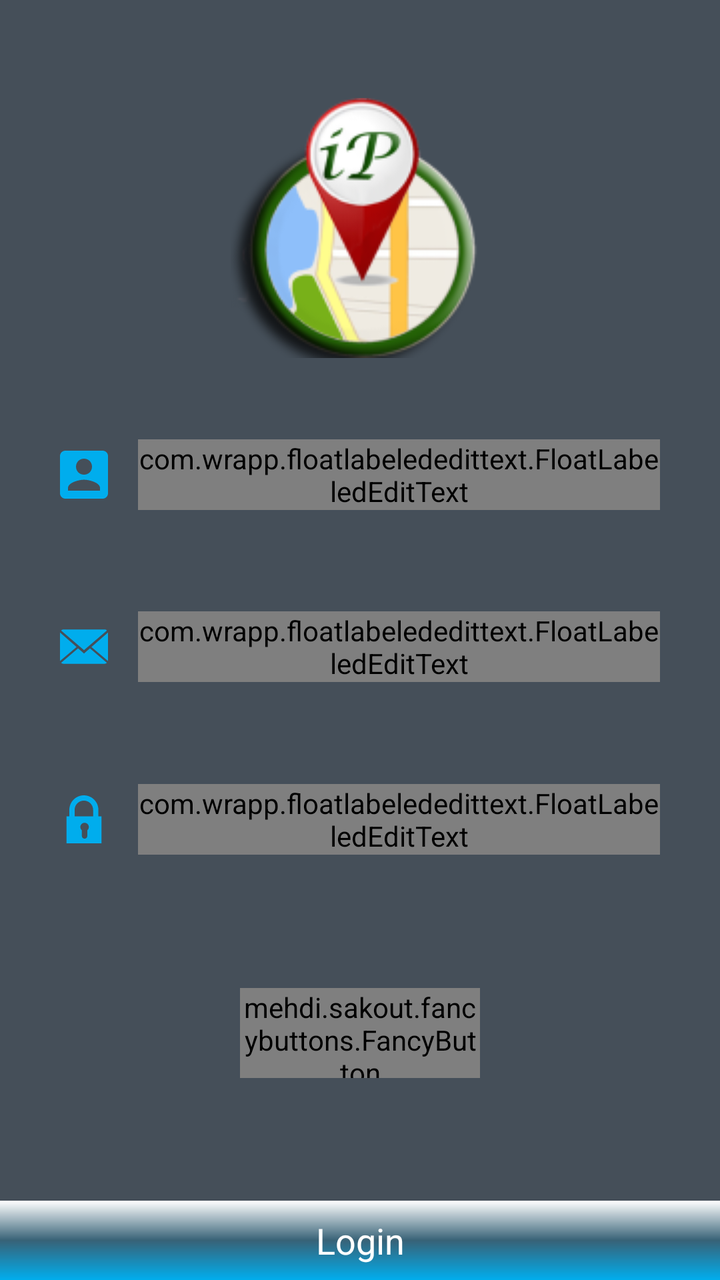
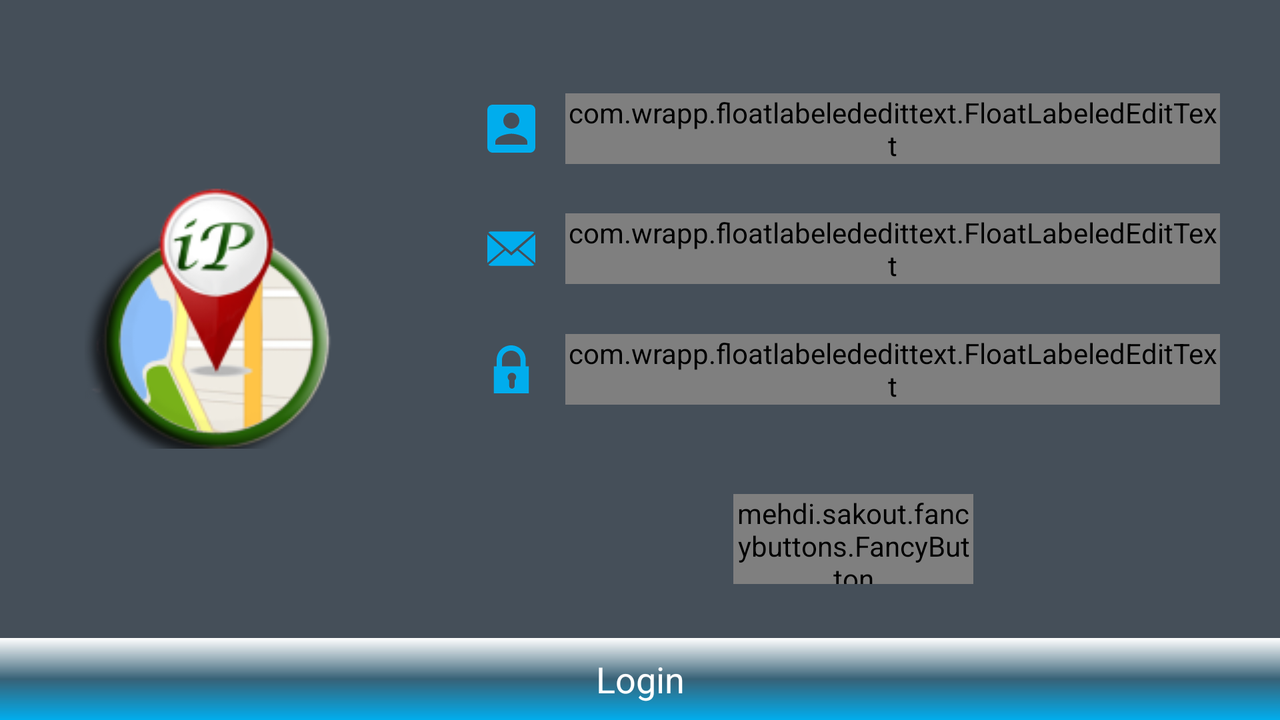

An Android layout and its configuration variant, each rendered on a device that would load it. The default file and the variant file are quoted in full after the pictures.
<!-- AndroidManifest.xml: activity theme AppTheme.NoActionBar -->
<!-- res/layout/activity_signup.xml -->
<?xml version="1.0" encoding="utf-8"?>
<LinearLayout xmlns:android="http://schemas.android.com/apk/res/android"
    android:layout_width="match_parent"
    android:layout_height="match_parent"

    xmlns:float="http://schemas.android.com/tools"
    android:orientation="vertical"
    xmlns:fancy="http://schemas.android.com/apk/res-auto"
    android:background="#454f59">

    <LinearLayout
        android:layout_width="match_parent"
        android:layout_height="1dp"
        android:layout_weight="0.5">

    </LinearLayout>
    <LinearLayout
        android:layout_width="match_parent"
        android:layout_height="1dp"
        android:gravity="center_horizontal"
        android:layout_weight="1.5">

        <ImageView
            android:layout_width="wrap_content"
            android:layout_height="wrap_content"
            android:src="@drawable/im_login1"/>
    </LinearLayout>
    <LinearLayout
        android:orientation="vertical"
        android:layout_width="match_parent"
        android:layout_height="1dp"
        android:paddingLeft="30dp"
        android:paddingRight="30dp"
        android:layout_weight="3">

        <LinearLayout
            android:orientation="horizontal"
            android:layout_width="match_parent"
            android:layout_height="1dp"
            android:gravity="center_vertical"
            android:layout_weight="2">

            <ImageView
                android:layout_width="wrap_content"
                android:layout_height="wrap_content"
                android:src="@drawable/ic_user_account"/>

            <com.wrapp.floatlabelededittext.FloatLabeledEditText
                android:layout_width="match_parent"
                android:layout_height="wrap_content"
                android:layout_marginLeft="15dp"
                float:fletPadding="15dp">

                <EditText
                    android:id="@+id/etUserName"
                    android:layout_width="match_parent"
                    android:layout_height="wrap_content"
                    android:maxLines="1"
                    android:inputType="text"
                    android:hint="Username"
                    android:textColorHint="#fff"
                    android:textColor="#fff"
                    android:background="@android:color/transparent"/>
            </com.wrapp.floatlabelededittext.FloatLabeledEditText>
        </LinearLayout>

        <LinearLayout
            android:orientation="horizontal"
            android:layout_width="match_parent"
            android:layout_height="1dp"
            android:gravity="center_vertical"
            android:layout_weight="2">

            <ImageView
                android:layout_width="wrap_content"
                android:layout_height="wrap_content"
                android:src="@drawable/ic_mail"/>

            <com.wrapp.floatlabelededittext.FloatLabeledEditText
                android:layout_width="match_parent"
                android:layout_height="wrap_content"
                android:layout_marginLeft="15dp"
                float:fletPadding="15dp">

                <EditText
                    android:id="@+id/etEmail"
                    android:layout_width="match_parent"
                    android:layout_height="wrap_content"
                    android:maxLines="1"
                    android:inputType="textEmailAddress"
                    android:hint="Mail"
                    android:textColorHint="#fff"
                    android:textColor="#fff"
                    android:background="@android:color/transparent"/>
            </com.wrapp.floatlabelededittext.FloatLabeledEditText>
        </LinearLayout>

        <LinearLayout
            android:orientation="horizontal"
            android:layout_width="match_parent"
            android:layout_height="1dp"
            android:gravity="center_vertical"
            android:layout_weight="2">
            <ImageView
                android:layout_width="wrap_content"
                android:layout_height="wrap_content"
                android:src="@drawable/ic_password"/>

            <com.wrapp.floatlabelededittext.FloatLabeledEditText
                android:layout_width="match_parent"
                android:layout_height="wrap_content"
                android:layout_marginLeft="15dp"
                float:fletPadding="15dp">

                <EditText
                    android:id="@+id/etPassword"
                    android:layout_width="match_parent"
                    android:layout_height="wrap_content"
                    android:maxLines="1"
                    android:inputType="textPassword"
                    android:hint="Password"
                    android:textColorHint="#fff"
                    android:textColor="#fff"
                    android:background="@android:color/transparent"/>
            </com.wrapp.floatlabelededittext.FloatLabeledEditText>
        </LinearLayout>

        <LinearLayout
            android:orientation="horizontal"
            android:layout_width="match_parent"
            android:layout_height="1dp"
            android:gravity="center_vertical"
            android:layout_weight="0.7">
        </LinearLayout>
    </LinearLayout>

    <LinearLayout
        android:orientation="horizontal"
        android:layout_width="match_parent"
        android:layout_height="1dp"
        android:paddingTop="10dp"
        android:gravity="center_horizontal"
        android:layout_weight="1.2">

        <LinearLayout
            android:layout_width="1dp"
            android:layout_height="match_parent"
            android:gravity="center_horizontal"
            android:layout_weight="1">

            <mehdi.sakout.fancybuttons.FancyButton
                android:id="@+id/btnSignUp"
                android:layout_width="120dp"
                android:layout_height="45dp"
                fancy:fb_radius="3dp"
                fancy:fb_defaultColor="#00ADED"
                fancy:fb_focusColor="#37D19F"
                fancy:fb_text="SIGNUP"
                fancy:fb_textSize = "17sp"
                fancy:fb_textColor="#fff"/>
        </LinearLayout>
    </LinearLayout>

    <TextView
        android:id="@+id/tvLogin"
        android:layout_width="match_parent"
        android:layout_height="1dp"
        android:gravity="center"
        android:layout_weight="0.4"
        android:text="Login"
        android:textSize="18sp"
        android:textColor="#fff"
        android:background="@drawable/up_shadow">
    </TextView>
</LinearLayout>
<!-- resources referenced by this layout -->
<resources>
  <!-- drawable ic_mail (drawable) -->
  <vector android:height="24dp" android:viewportHeight="14.0"
      android:viewportWidth="14.0" android:width="24dp" xmlns:android="http://schemas.android.com/apk/res/android">
      <path android:fillColor="#00aded" android:pathData="M7,9L5.268,7.484l-4.952,4.245C0.496,11.896 0.739,12 1.007,12h11.986c0.267,0 0.509,-0.104 0.688,-0.271L8.732,7.484L7,9z"/>
      <path android:fillColor="#00aded" android:pathData="M13.684,2.271C13.504,2.103 13.262,2 12.993,2H1.007C0.74,2 0.498,2.104 0.318,2.273L7,8L13.684,2.271z"/>
      <path android:fillColor="#00aded" android:pathData="M0,2.878l0,8.308l4.833,-4.107z"/>
      <path android:fillColor="#00aded" android:pathData="M9.167,7.079l4.833,4.107l0,-8.311z"/>
  </vector>
  <!-- drawable ic_password (drawable) -->
  <vector android:height="24dp" android:viewportHeight="15.804"
      android:viewportWidth="15.804" android:width="24dp" xmlns:android="http://schemas.android.com/apk/res/android">
      <path android:fillColor="#00aded" android:pathData="M12.639,6.909V4.785C12.639,2.147 10.493,0 7.854,0S3.071,2.147 3.071,4.785v2.124H2.141v8.895h11.521V6.909H12.639zM8.981,11.512v1.881c0,0.49 -0.397,0.887 -0.887,0.887c-0.491,0 -0.888,-0.396 -0.888,-0.887v-1.881c-0.309,-0.256 -0.51,-0.639 -0.51,-1.071c0,-0.772 0.626,-1.397 1.398,-1.397S9.49,9.669 9.49,10.441C9.491,10.874 9.29,11.256 8.981,11.512zM10.899,6.909H4.811V4.785c0,-1.679 1.366,-3.045 3.045,-3.045c1.678,0 3.044,1.366 3.044,3.045V6.909z"/>
  </vector>
  <!-- drawable ic_user_account (drawable) -->
  <vector android:height="24dp" android:viewportHeight="459.0"
      android:viewportWidth="459.0" android:width="24dp" xmlns:android="http://schemas.android.com/apk/res/android">
      <path android:fillColor="#00aded" android:pathData="M0,51v357c0,28 23,51 51,51h357c28,0 51,-23 51,-51V51c0,-28 -23,-51 -51,-51H51C23,0 0,23 0,51zM306,153c0,43.3 -33.2,76.5 -76.5,76.5c-43.3,0 -76.5,-33.2 -76.5,-76.5s33.2,-76.5 76.5,-76.5C272.9,76.5 306,109.7 306,153zM76.5,357c0,-51 102,-79.1 153,-79.1s153,28 153,79.1v25.5h-306V357z"/>
  </vector>
  <!-- drawable im_login1: png bitmap (drawable, 24585 bytes) -->
  <!-- drawable up_shadow (drawable) -->
  <?xml version="1.0" encoding="utf-8"?>
  <shape xmlns:android="http://schemas.android.com/apk/res/android">
      <gradient
          android:startColor="@android:color/white"
          android:centerY="0.5"
          android:centerColor="#3300aded"
          android:endColor="#00aded"
          android:angle="270">
      </gradient>
  </shape>
  <style name="AppTheme.NoActionBar">
          <item name="windowActionBar">false</item>
          <item name="windowNoTitle">true</item>
      </style>
</resources>
<!-- res/layout-land/activity_signup.xml (the repository's variant of the layout above) -->
<!-- drawn on the phone turned sideways -->
<?xml version="1.0" encoding="utf-8"?>
<LinearLayout xmlns:android="http://schemas.android.com/apk/res/android"
    android:layout_width="match_parent"
    android:layout_height="match_parent"

    xmlns:float="http://schemas.android.com/tools"
    android:orientation="vertical"
    xmlns:fancy="http://schemas.android.com/apk/res-auto"
    android:background="#454f59">

    <LinearLayout
        android:orientation="horizontal"
        android:layout_width="match_parent"
        android:layout_height="1dp"
        android:layout_weight="8">

        <LinearLayout
            android:orientation="vertical"
            android:layout_width="1dp"
            android:layout_height="match_parent"
            android:gravity="center"
            android:layout_weight="2">

            <ImageView
                android:layout_width="wrap_content"
                android:layout_height="wrap_content"
                android:src="@drawable/im_login1"/>
        </LinearLayout>

        <LinearLayout
            android:orientation="vertical"
            android:layout_width="1dp"
            android:layout_height="match_parent"
            android:layout_weight="4">

            <LinearLayout
                android:layout_width="match_parent"
                android:layout_height="1dp"
                android:layout_weight="0.5">

            </LinearLayout>

            <LinearLayout
                android:orientation="vertical"
                android:layout_width="match_parent"
                android:layout_height="1dp"
                android:paddingLeft="30dp"
                android:paddingRight="30dp"
                android:layout_weight="3">

                <LinearLayout
                    android:orientation="horizontal"
                    android:layout_width="match_parent"
                    android:layout_height="1dp"
                    android:gravity="center_vertical"
                    android:layout_weight="2">

                    <ImageView
                        android:layout_width="wrap_content"
                        android:layout_height="wrap_content"
                        android:src="@drawable/ic_user_account"/>

                    <com.wrapp.floatlabelededittext.FloatLabeledEditText
                        android:layout_width="match_parent"
                        android:layout_height="wrap_content"
                        android:layout_marginLeft="15dp"
                        float:fletPadding="15dp">

                        <EditText
                            android:id="@+id/etUserName"
                            android:layout_width="match_parent"
                            android:layout_height="wrap_content"
                            android:maxLines="1"
                            android:inputType="text"
                            android:hint="Username"
                            android:textColorHint="#fff"
                            android:textColor="#fff"
                            android:background="@android:color/transparent"/>
                    </com.wrapp.floatlabelededittext.FloatLabeledEditText>
                </LinearLayout>

                <LinearLayout
                    android:orientation="horizontal"
                    android:layout_width="match_parent"
                    android:layout_height="1dp"
                    android:gravity="center_vertical"
                    android:layout_weight="2">

                    <ImageView
                        android:layout_width="wrap_content"
                        android:layout_height="wrap_content"
                        android:src="@drawable/ic_mail"/>

                    <com.wrapp.floatlabelededittext.FloatLabeledEditText
                        android:layout_width="match_parent"
                        android:layout_height="wrap_content"
                        android:layout_marginLeft="15dp"
                        float:fletPadding="15dp">

                        <EditText
                            android:id="@+id/etEmail"
                            android:layout_width="match_parent"
                            android:layout_height="wrap_content"
                            android:maxLines="1"
                            android:inputType="textEmailAddress"
                            android:hint="Mail"
                            android:textColorHint="#fff"
                            android:textColor="#fff"
                            android:background="@android:color/transparent"/>
                    </com.wrapp.floatlabelededittext.FloatLabeledEditText>
                </LinearLayout>

                <LinearLayout
                    android:orientation="horizontal"
                    android:layout_width="match_parent"
                    android:layout_height="1dp"
                    android:gravity="center_vertical"
                    android:layout_weight="2">
                    <ImageView
                        android:layout_width="wrap_content"
                        android:layout_height="wrap_content"
                        android:src="@drawable/ic_password"/>

                    <com.wrapp.floatlabelededittext.FloatLabeledEditText
                        android:layout_width="match_parent"
                        android:layout_height="wrap_content"
                        android:layout_marginLeft="15dp"
                        float:fletPadding="15dp">

                        <EditText
                            android:id="@+id/etPassword"
                            android:layout_width="match_parent"
                            android:layout_height="wrap_content"
                            android:maxLines="1"
                            android:inputType="textPassword"
                            android:hint="Password"
                            android:textColorHint="#fff"
                            android:textColor="#fff"
                            android:background="@android:color/transparent"/>
                    </com.wrapp.floatlabelededittext.FloatLabeledEditText>
                </LinearLayout>

                <LinearLayout
                    android:orientation="horizontal"
                    android:layout_width="match_parent"
                    android:layout_height="1dp"
                    android:gravity="center_vertical"
                    android:layout_weight="0.7">
                </LinearLayout>
            </LinearLayout>

            <LinearLayout
                android:orientation="horizontal"
                android:layout_width="match_parent"
                android:layout_height="1dp"
                android:paddingTop="10dp"
                android:gravity="center_horizontal"
                android:layout_weight="1.2">

                <LinearLayout
                    android:layout_width="1dp"
                    android:layout_height="match_parent"
                    android:gravity="center_horizontal"
                    android:layout_weight="1">

                    <mehdi.sakout.fancybuttons.FancyButton
                        android:id="@+id/btnSignUp"
                        android:layout_width="120dp"
                        android:layout_height="45dp"
                        fancy:fb_radius="3dp"
                        fancy:fb_defaultColor="#00ADED"
                        fancy:fb_focusColor="#37D19F"
                        fancy:fb_text="SIGNUP"
                        fancy:fb_textSize = "17sp"
                        fancy:fb_textColor="#fff"/>
                </LinearLayout>
            </LinearLayout>
        </LinearLayout>
    </LinearLayout>

    <TextView
        android:id="@+id/tvLogin"
        android:layout_width="match_parent"
        android:layout_height="1dp"
        android:gravity="center"
        android:layout_weight="1"
        android:text="Login"
        android:textSize="18sp"
        android:textColor="#fff"
        android:background="@drawable/up_shadow">
    </TextView>
</LinearLayout>
